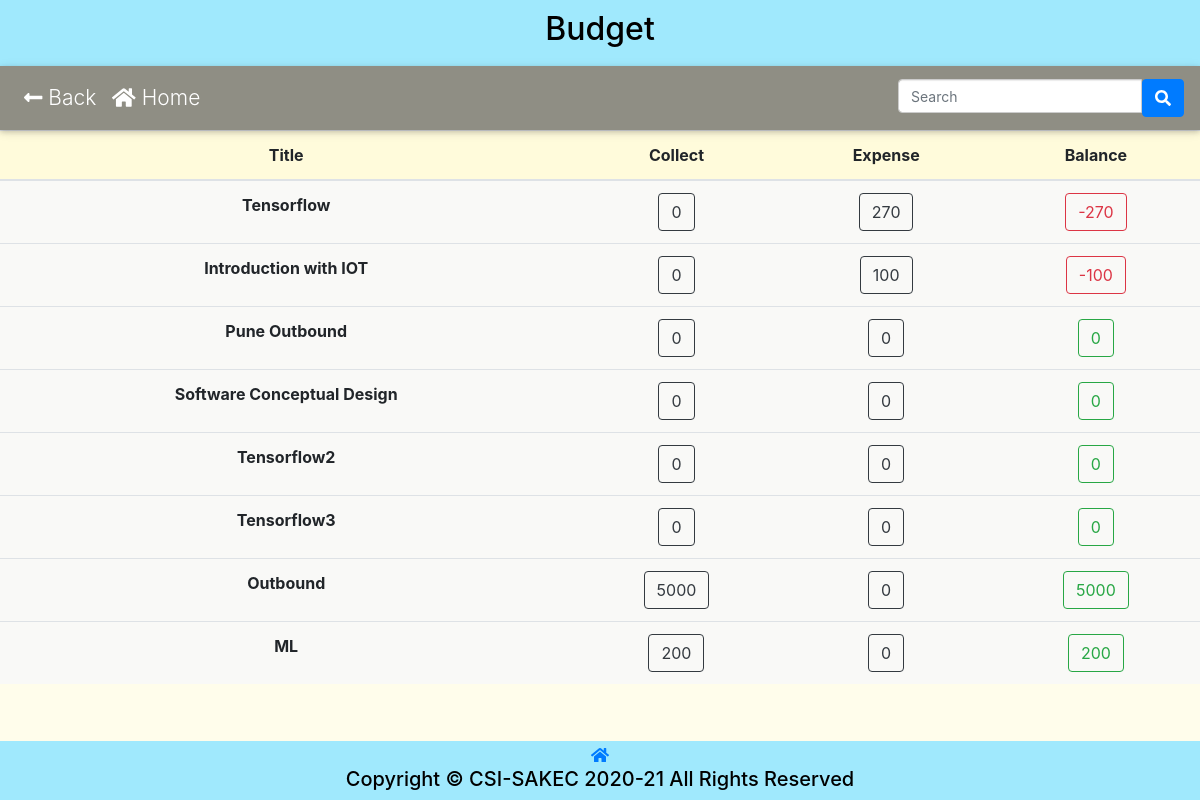
The app's page /Eventmanagement/budget.php (signed in), older data.
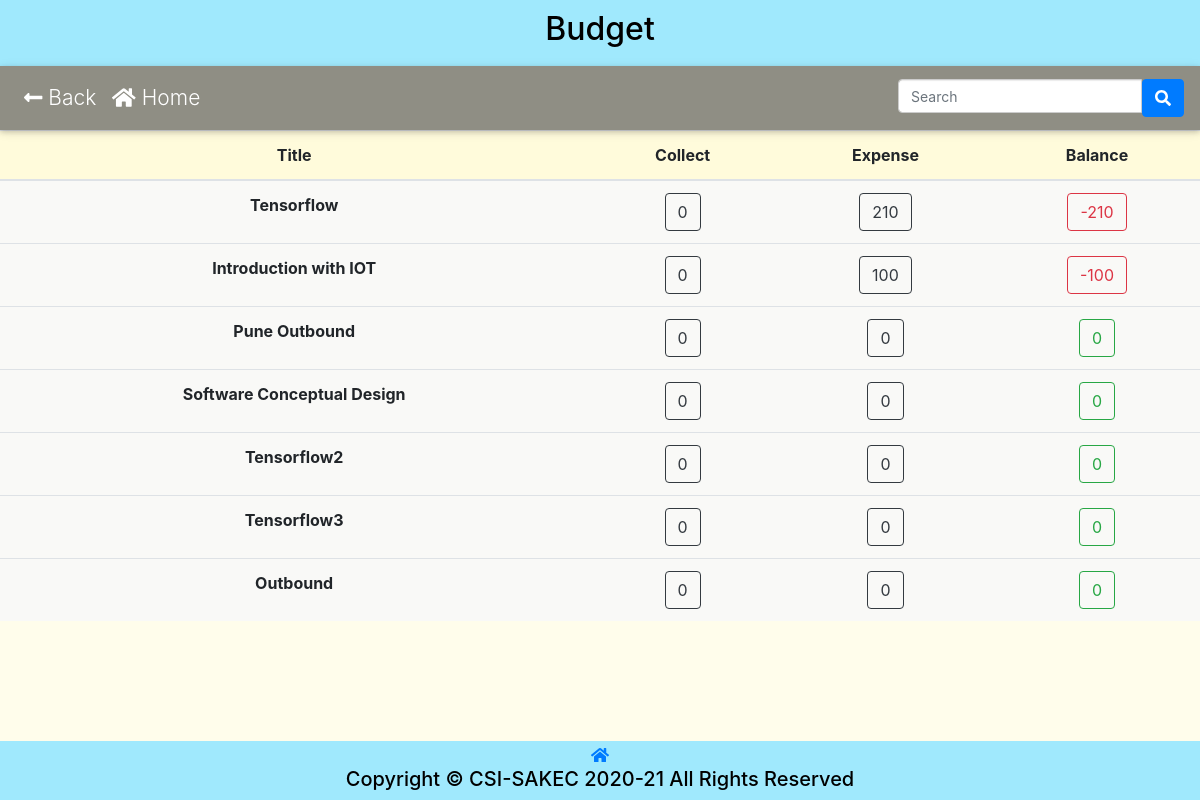
The same page, newer data.
### tables this page shows
CREATE TABLE `csi_event` (
  `id` int(11) NOT NULL,
  `title` varchar(225) NOT NULL,
  `subtitle` varchar(255) NOT NULL,
  `banner` varchar(256) NOT NULL,
  `e_from_date` date NOT NULL,
  `e_to_date` date NOT NULL,
  `e_from_time` time NOT NULL,
  `e_to_time` time NOT NULL,
  `e_description` text NOT NULL,
  `fee_m` int(5) NOT NULL,
  `fee` int(5) NOT NULL,
  `live` tinyint(1) NOT NULL,
  `feedback` tinyint(4) NOT NULL,
  `selfie` tinyint(4) NOT NULL
);

### config.php (called while the page is built, shortened)
<?php
    $conn = mysqli_connect(DB_SERVER, DB_USERNAME, DB_PASSWORD, DB_NAME);
    function execute($sql){
        global $conn;
        return mysqli_query($conn, $sql);
    }
    function getValue($sql){
        return mysqli_fetch_assoc(execute($sql));
    }
?>

### Eventmanagement/budget.php (the view, shortened to what this page needs)
<!DOCTYPE html>
<html lang="en" xmlns="http://www.w3.org/1999/xhtml">
<head>
    <link rel="stylesheet" href="../plugins/bootstrap-4.6.0-dist/css/bootstrap.min.css">
    <link rel="stylesheet" href="../css/membership.css?v=<?php echo time(); ?>">
</head>
<body>
    <header>
        <h2 style="text-align: center;">Budget</h2>
    </header>
    <nav class="navbar navbar-expand-lg navbar-dark default-color sticky-top">
		<div class="collapse navbar-collapse" id="navbarSupportedContent-333">
			<ul class="navbar-nav mr-auto">
                <li class="nav-item">
					<a class="nav-link" href="eventmanagement.php"><i class="fas fa-long-arrow-alt-left"></i>  Back</a>
				</li>
                <li class="nav-item">
					<a class="nav-link" href="../index.php"><i class="fas fa-home"></i>  Home</a>
				</li>
			</ul>
			<ul class="navbar-nav ml-auto nav-flex-icons">
                <form action="<?php echo htmlspecialchars($_SERVER["PHP_SELF"]); ?>" method="POST">
                    <div class="input-group">
                        <input type="search"  onkeyup="SearchFunction()" id="form1" name="search" placeholder="Search" class="form-control" />
                        <button id="search-button"  type="submit" class="btn btn-primary">
                            <i class="fas fa-search"></i>
                        </button>
                    </div>
                </form>
			</ul>
		</div>
	</nav>
    <table class="table">
        <thead class="black white-text">
            <tr>
                <th scope="col">Title</th>
                <th>Collect</th>
                <th>Expense</th>
                <th>Balance</th>
            </tr>
        </thead>
        <tbody id="eventsTableBody">
        <?php
                require_once "../config.php";
                $query = execute("SELECT `id`, `title`  FROM `csi_event` ");
                if (mysqli_num_rows($query) > 0) {
                    while ($row = mysqli_fetch_assoc($query)) {
                        $id= $row['id'];
                        $title= $row['title'];
                        $expense_row=getValue("SELECT SUM( `bill_amount`) as `amount` FROM `csi_expense` WHERE `event_id`='$id' GROUP BY `event_id`");
                        $collection_row=getValue("SELECT SUM( `amount`)as `amount` FROM `csi_collection` WHERE `event_id`='$id' GROUP BY `event_id`");
                        if(isset($expense_row['amount'])){
                            $expense=$expense_row['amount'];
                        }
                        else{
                            $expense=0;
                        }
                        if(isset($collection_row['amount'])){
                            $collection=$collection_row['amount'];
                        }
                        else{
                            $collection=0;
                        }
                        $balance = $collection-$expense;
                ?>
                <tr>
                    <th scope="row" value = "<?php echo $title; ?>">
                        <?php echo $title; ?>
                    </th>
                    <td>
                        <form action="collection.php" method="get">
                            <button type="submit" class="btn btn-outline-dark"><?php echo $collection; ?></button>
                        </form>
                    </td>
                    <td>
                        <form action="expense.php" method="get">
                            <button type="submit" class="btn btn-outline-dark"><?php echo $expense; ?></button>
                        </form>
                    </td>
                    <td>
                        <?php
                            if($balance>=0){
                        ?>
                                <button type="Button" class="btn btn-outline-success"><?php echo $balance; ?></button>
                        <?php
                            }
                            else{
                        ?>
                                <button type="Button" class="btn btn-outline-danger"><?php echo $balance; ?></button>
                        <?php
                            }
                        ?>
                    </td>
                </tr>
                <?php
                    }
                } else {
                    echo "No Record Found";
                }
                ?>
        </tbody>
    </table>
    <div class="spacer" style="height:10px;"></div>
    <div class="footer">
        <div class="spacer" style="height:2px;"></div>
        <a href="index.php"><i class="fas fa-home"></i></a>
        <h5>Copyright &copy; CSI-SAKEC 2020-21 All Rights Reserved</h5>
    </div>
</body>
</html>

Row changes from the older to the newer data that the page shows:
removed csi_event: title "ML", collection "200", expense "0", balance "200"
computed for csi_event "Tensorflow": expense "270" → "210"; balance "-270" → "-210"
computed for csi_event "Outbound": collection "5000" → "0"; balance "5000" → "0"
